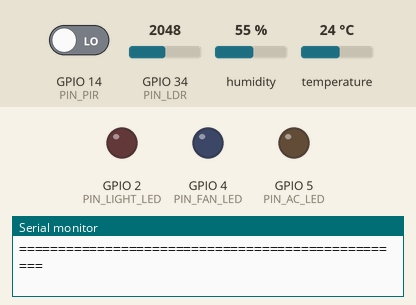
Recording of a program running on a simulated ESP32. Parts: output pins drawn as LEDs (lit = HIGH), the last lines printed to the serial monitor. Inputs (shaded band) come from the test bench; at power-on: GPIO 14 (PIN_PIR) LOW, temperature 24 °C, GPIO 34 (PIN_LDR) = 2048, humidity 55 %.

Above: at 2.8 s.
2.9 s: GPIO 14 (PIN_PIR) driven HIGH
At 5.0 s:
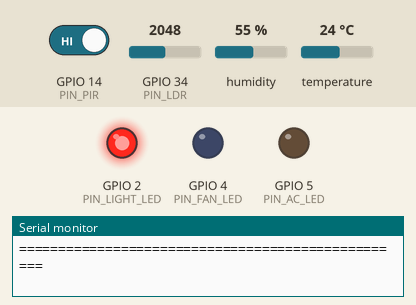
5.6 s: temperature set to 27.5 °C
9.2 s: temperature set to 28.4 °C
At 12.3 s:
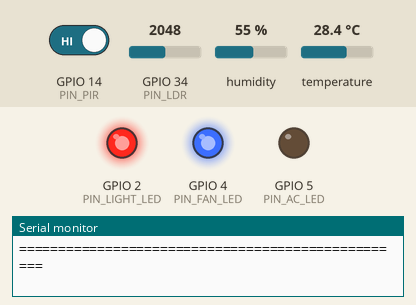
13.5 s: GPIO 34 (PIN_LDR) set to 1936
At 14.9 s:
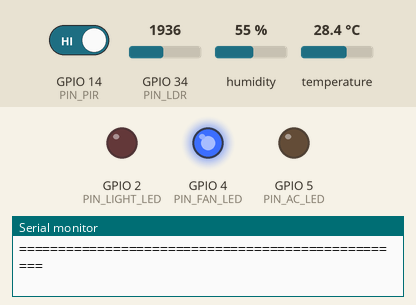
16.2 s: temperature set to 31.3 °C
21.2 s: temperature set to 32.3 °C
At 25.1 s:
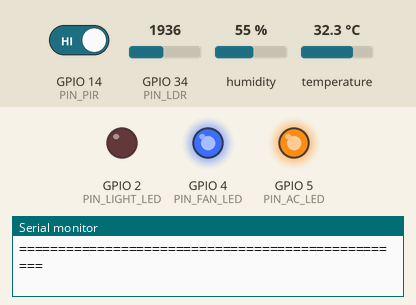
Timing chart, 0 to 26.5 s (numbered marks = the images above; inputs shaded):
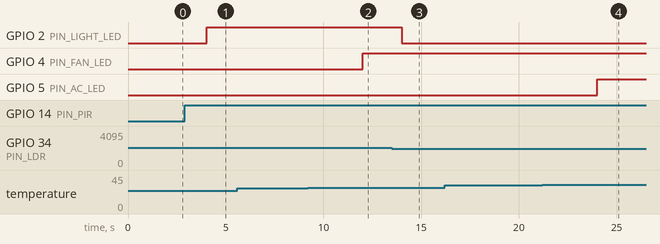

The program:

main.cpp
```cpp
/**
 * ============================================================================
 * Project      : IoT-Based Intelligent Energy Management System (Phase 1)
 * Platform     : ESP32 Dev Module (Wokwi Simulation & Hardware)
 * Author       : Senior Embedded Systems Engineer
 * Description  : Core sensor acquisition, deterministic energy management rules,
 *                fail-safe actuator control, and non-blocking serial telemetry.
 * ============================================================================
 */

#include <Arduino.h>
#include <Adafruit_Sensor.h>
#include <DHT.h>

// ============================================================================
// Hardware Pin Map
// ============================================================================
constexpr uint8_t PIN_LIGHT_LED = 2;   // Simulated Room Light LED
constexpr uint8_t PIN_FAN_LED   = 4;   // Simulated Fan LED
constexpr uint8_t PIN_AC_LED    = 5;   // Simulated AC LED
constexpr uint8_t PIN_PIR       = 14;  // PIR Motion Sensor OUT
constexpr uint8_t PIN_DHT       = 15;  // DHT22 Data Bus (Single-wire)
constexpr uint8_t PIN_LDR       = 34;  // LDR Module Analog Output (ADC1_CH6)

// ============================================================================
// Configurable Control Thresholds & Calibration Constants
// ============================================================================
// ESP32 ADC: 12-bit resolution (0 to 4095).
// In the Wokwi LDR sensor module, higher resistance in darkness yields a higher
// analog voltage/ADC reading. Values >= threshold indicate a DARK room.
constexpr int   LDR_DARK_THRESHOLD   = 2000;   // ADC counts (Darkness threshold)
constexpr float TEMP_FAN_THRESHOLD   = 28.0f;  // Deg C: Ventilation fan trigger
constexpr float TEMP_AC_THRESHOLD    = 32.0f;  // Deg C: Secondary cooling / AC stage

// Telemetry & Periodic Sampling Interval
constexpr unsigned long TELEMETRY_INTERVAL_MS = 2000UL;

// ============================================================================
// Peripheral Drivers
// ============================================================================
DHT dht(PIN_DHT, DHT22);

// ============================================================================
// Data Models
// ============================================================================
struct SensorReadings {
    bool  occupied;         // true = Motion detected, false = Empty room
    int   rawLdr;           // 0 - 4095 ADC counts
    bool  isDark;           // true if rawLdr >= LDR_DARK_THRESHOLD
    float temperature;      // Deg C
    float humidity;         // % RH
    bool  dhtValid;         // true if temperature & humidity are valid numbers
};

struct ActuatorState {
    bool lightOn;           // Room Light state
    bool fanOn;             // Fan state
    bool acOn;              // AC state
};

// ============================================================================
// Forward Function Declarations
// ============================================================================
void readSensors(SensorReadings &sensors);
void computeControlLogic(const SensorReadings &sensors, ActuatorState &actuators);
void applyActuators(const ActuatorState &actuators);
void printStatus(const SensorReadings &sensors, const ActuatorState &actuators);

// ============================================================================
// Setup
// ============================================================================
void setup() {
    Serial.begin(115200);
    while (!Serial && millis() < 1000) {
        // Allow USB CDC / serial link to stabilize
    }

    // Configure GPIO modes
    pinMode(PIN_LIGHT_LED, OUTPUT);
    pinMode(PIN_FAN_LED, OUTPUT);
    pinMode(PIN_AC_LED, OUTPUT);

    pinMode(PIN_PIR, INPUT);
    pinMode(PIN_LDR, INPUT); // ADC1 input

    // Safe initial output state: all simulated loads OFF
    digitalWrite(PIN_LIGHT_LED, LOW);
    digitalWrite(PIN_FAN_LED, LOW);
    digitalWrite(PIN_AC_LED, LOW);

    // Initialize sensors
    dht.begin();

    Serial.println();
    Serial.println("==================================================");
    Serial.println("  IoT Intelligent Energy Management System (Phase 1)");
    Serial.println("  ESP32 Firmware Initialized Successfully");
    Serial.println("==================================================");
    Serial.println();
}

// ============================================================================
// Main Loop (Non-blocking timing)
// ============================================================================
void loop() {
    static unsigned long lastUpdateMs = 0;
    const unsigned long currentMs = millis();

    // Execute state cycle every TELEMETRY_INTERVAL_MS without blocking
    if (currentMs - lastUpdateMs >= TELEMETRY_INTERVAL_MS || lastUpdateMs == 0) {
        lastUpdateMs = currentMs;

        SensorReadings sensors;
        ActuatorState actuators;

        // 1. Read and validate all sensor inputs
        readSensors(sensors);

        // 2. Evaluate energy management control rules
        computeControlLogic(sensors, actuators);

        // 3. Drive physical/simulated actuators
        applyActuators(actuators);

        // 4. Output structured serial diagnostics
        printStatus(sensors, actuators);
    }

    // Free cycles for future background tasks (e.g., WiFi, MQTT)
}

// ============================================================================
// Modular Implementation Functions
// ============================================================================

/**
 * Reads all hardware inputs and validates sensor integrity.
 */
void readSensors(SensorReadings &sensors) {
    // 1. Digital occupancy sensor (PIR)
    sensors.occupied = (digitalRead(PIN_PIR) == HIGH);

    // 2. Analog ambient light sensor (LDR)
    sensors.rawLdr = analogRead(PIN_LDR);
    sensors.isDark = (sensors.rawLdr >= LDR_DARK_THRESHOLD);

    // 3. Environmental sensor (DHT22)
    sensors.temperature = dht.readTemperature();
    sensors.humidity    = dht.readHumidity();

    // Check for sensor fault or invalid read
    if (isnan(sensors.temperature) || isnan(sensors.humidity)) {
        sensors.dhtValid = false;
    } else {
        sensors.dhtValid = true;
    }
}

/**
 * Deterministic energy management decision matrix:
 *
 * Rule 1: Empty room -> All loads OFF (Light, Fan, AC).
 * Rule 2: Occupied room + Dark ambient light -> Room Light ON, else OFF.
 * Rule 3: Occupied room + Temperature >= 28.0 C -> Fan ON, else OFF.
 * Rule 4: Occupied room + Temperature >= 32.0 C -> AC ON, else OFF (Staged cooling).
 * Failsafe: If DHT reading is invalid, climate loads (Fan & AC) default safely to OFF.
 */
void computeControlLogic(const SensorReadings &sensors, ActuatorState &actuators) {
    // Rule 1: Room unoccupied -> shut down all loads immediately to eliminate phantom draw
    if (!sensors.occupied) {
        actuators.lightOn = false;
        actuators.fanOn   = false;
        actuators.acOn    = false;
        return;
    }

    // Room is occupied: evaluate individual subsystems

    // Rule 2: Lighting Control
    actuators.lightOn = sensors.isDark;

    // Failsafe check for climate subsystem
    if (!sensors.dhtValid) {
        // Safe deterministic default when temperature cannot be reliably verified
        actuators.fanOn = false;
        actuators.acOn  = false;
        return;
    }

    // Rule 3: Primary Stage Ventilation / Fan Control
    actuators.fanOn = (sensors.temperature >= TEMP_FAN_THRESHOLD);

    // Rule 4: Secondary Stage Active Refrigeration / AC Control
    actuators.acOn = (sensors.temperature >= TEMP_AC_THRESHOLD);
}

/**
 * Writes computed states to GPIO output pins.
 */
void applyActuators(const ActuatorState &actuators) {
    digitalWrite(PIN_LIGHT_LED, actuators.lightOn ? HIGH : LOW);
    digitalWrite(PIN_FAN_LED,   actuators.fanOn   ? HIGH : LOW);
    digitalWrite(PIN_AC_LED,    actuators.acOn    ? HIGH : LOW);
}

/**
 * Transmits structured status update to the Serial monitor every 2 seconds.
 */
void printStatus(const SensorReadings &sensors, const ActuatorState &actuators) {
    static unsigned long cycleCount = 0;
    cycleCount++;

    Serial.println("==================================================");
    Serial.print("[STATUS] Cycle: ");
    Serial.print(cycleCount);
    Serial.print(" | Uptime: ");
    Serial.print(millis() / 1000);
    Serial.println("s");
    Serial.println("--------------------------------------------------");

    // Occupancy
    Serial.print("Occupancy         : ");
    if (sensors.occupied) {
        Serial.println("OCCUPIED (Motion Detected)");
    } else {
        Serial.println("UNOCCUPIED (Idle)");
    }

    // Ambient Light
    Serial.print("Ambient Light     : Raw ADC = ");
    Serial.print(sensors.rawLdr);
    Serial.print(" | ");
    Serial.print(sensors.isDark ? "DARK" : "BRIGHT");
    Serial.print(" (Dark Threshold >= ");
    Serial.print(LDR_DARK_THRESHOLD);
    Serial.println(")");

    // Temperature & Humidity
    Serial.print("Temperature       : ");
    if (sensors.dhtValid) {
        Serial.print(sensors.temperature, 1);
        Serial.println(" deg C");
    } else {
        Serial.println("ERROR (NaN / Read Failure)");
    }

    Serial.print("Humidity          : ");
    if (sensors.dhtValid) {
        Serial.print(sensors.humidity, 1);
        Serial.println(" %");
    } else {
        Serial.println("ERROR (NaN / Read Failure)");
    }

    // Simulated Loads
    Serial.println("Simulated Loads   :");
    Serial.print("  - Room Light    : ");
    Serial.println(actuators.lightOn ? "ON" : "OFF");

    Serial.print("  - Fan (Vent)    : ");
    Serial.print(actuators.fanOn ? "ON" : "OFF");
    if (!sensors.occupied) {
        Serial.println(" (Disabled - Unoccupied)");
    } else if (!sensors.dhtValid) {
        Serial.println(" (Safe Default - Sensor Error)");
    } else if (sensors.temperature >= TEMP_FAN_THRESHOLD) {
        Serial.println(" (Triggered - Temp >= 28.0 C)");
    } else {
        Serial.println(" (Idle - Temp < 28.0 C)");
    }

    Serial.print("  - AC (Cooling)  : ");
    Serial.print(actuators.acOn ? "ON" : "OFF");
    if (!sensors.occupied) {
        Serial.println(" (Disabled - Unoccupied)");
    } else if (!sensors.dhtValid) {
        Serial.println(" (Safe Default - Sensor Error)");
    } else if (sensors.temperature >= TEMP_AC_THRESHOLD) {
        Serial.println(" (Triggered - Temp >= 32.0 C)");
    } else {
        Serial.println(" (Idle - Temp < 32.0 C)");
    }

    // Sensor Diagnostics
    Serial.print("Sensor Diagnostics: ");
    if (sensors.dhtValid) {
        Serial.println("HEALTHY (All sensors operational)");
    } else {
        Serial.println("WARNING (DHT22 reading invalid - safe climate defaults active)");
    }

    Serial.println("==================================================");
    Serial.println();
}
```

Measured:
- the behaviour switches between 27.9 and 28 °C on temperature (found by bisection; images 1 and 2)
- the behaviour switches between 2000 and 1999 on GPIO 34 (PIN_LDR) (found by bisection; images 2 and 3)
- the behaviour switches between 31.9 and 32 °C on temperature (found by bisection; images 3 and 4)
- after the input at 2.9 s, GPIO 2 (PIN_LIGHT_LED): LOW → HIGH after 1.1 s
- after the input at 9.2 s, GPIO 4 (PIN_FAN_LED): LOW → HIGH after 2.8 s
- after the input at 13.5 s, GPIO 2 (PIN_LIGHT_LED): HIGH → LOW after 0.51 s
- after the input at 21.2 s, GPIO 5 (PIN_AC_LED): LOW → HIGH after 2.8 s
